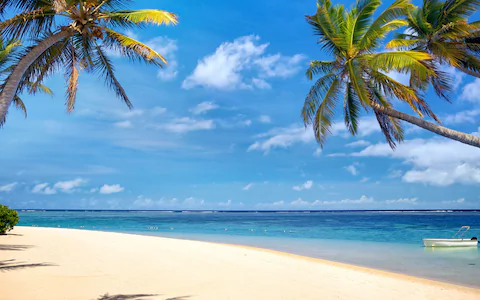
#> input picture Dominique_CV/cvpymug/beach.jpg, 480 x 300 px
$ python filters.py
#> lines starting #> are read from the running program, lines starting #| are printed output that depends on the picture
import numpy as np
import cv2
import matplotlib.pyplot as plt

img = cv2.imread('beach.jpg', cv2.IMREAD_COLOR)
#> img is the input picture: shape (300, 480, 3); mean B, G, R 186.9, 162.4, 122.9
img = cv2.cvtColor(img, cv2.COLOR_BGR2RGB)

img1 = cv2.GaussianBlur(img,(5,5),100)
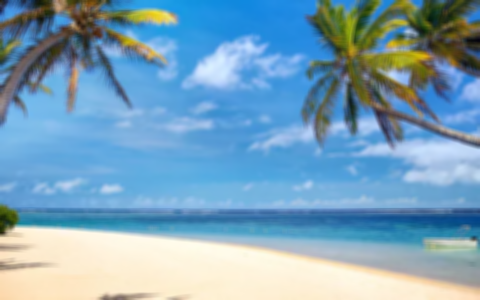
#> img1: shape (300, 480, 3); mean R, G, B 122.9, 162.4, 186.9

plt.subplot(1, 2, 1)
plt.imshow(img)
plt.title('original')
plt.xticks([])
plt.yticks([])

plt.subplot(1, 2, 2)
plt.imshow(img1)
plt.title('blurred')
plt.xticks([])
plt.yticks([])

plt.show()
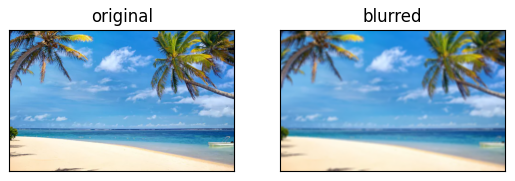
#> figure drawn by matplotlib, 2 panels

cv2.waitKey(0)
cv2.destroyAllWindows()

$ run again, with Dominique_CV/cvpymug/flowers.jpg copied over Dominique_CV/cvpymug/beach.jpg
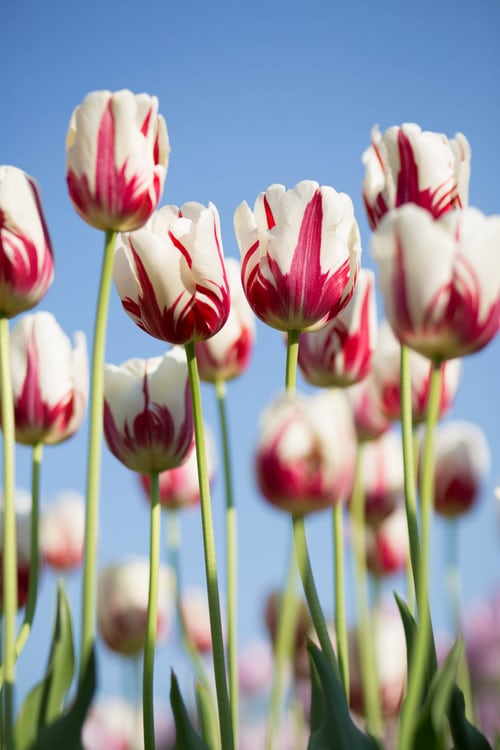
#> input picture Dominique_CV/cvpymug/flowers.jpg, 500 x 750 px
#> img is the input picture: shape (750, 500, 3); mean B, G, R 158.4, 151, 151.1
#> `img1 = cv2.GaussianBlur(img,(5,5),100)`:
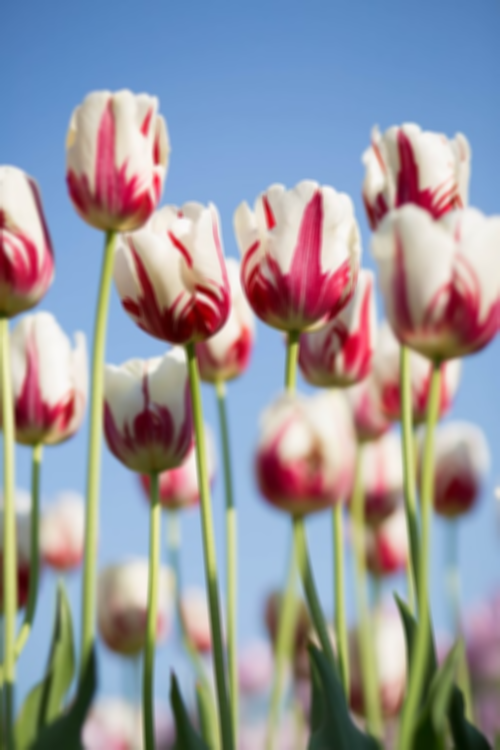
#> img1: shape (750, 500, 3); mean R, G, B 151.1, 151, 158.4
#> `plt.show()`:
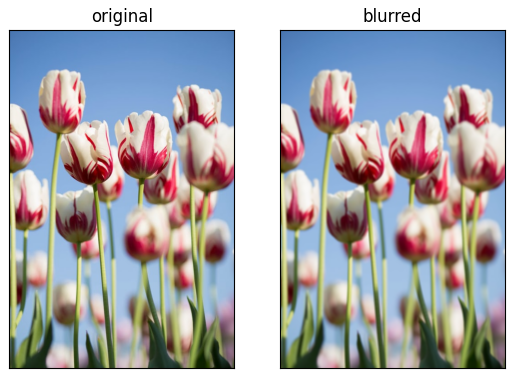
#> figure drawn by matplotlib, 2 panels

$ run again, with Dominique_CV/cvpymug/people.png saved as Dominique_CV/cvpymug/beach.jpg
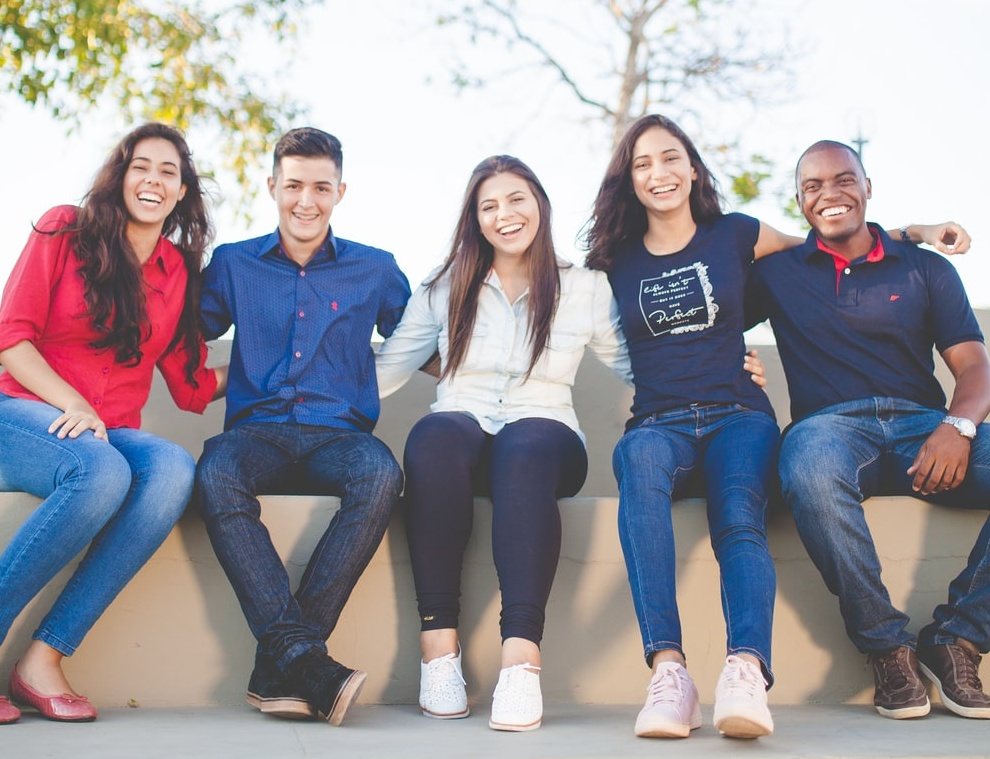
#> input picture Dominique_CV/cvpymug/people.png, 990 x 759 px
#> img is the input picture: shape (759, 990, 3); mean B, G, R 157.5, 149.8, 153.6
#> `plt.show()`:
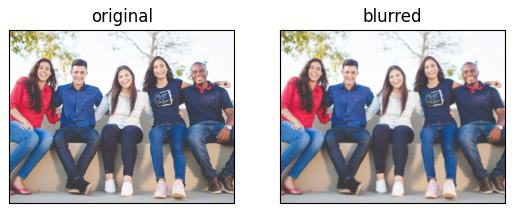
#> figure drawn by matplotlib, 2 panels

$ run again, with Dominique_CV/cvpymug/steamengine.png saved as Dominique_CV/cvpymug/beach.jpg
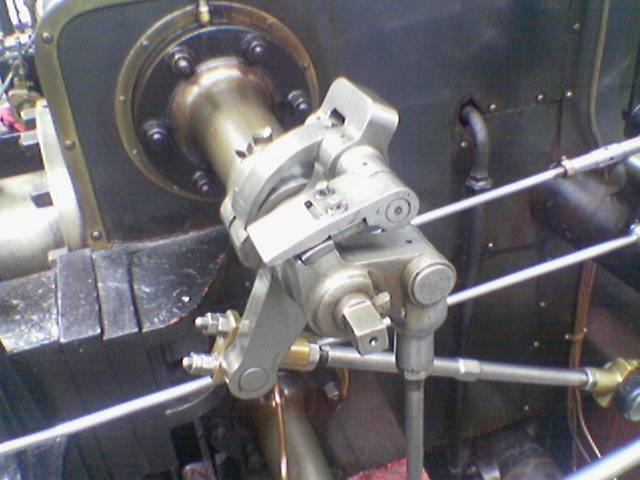
#> input picture Dominique_CV/cvpymug/steamengine.png, 640 x 480 px
#> img is the input picture: shape (480, 640, 3); mean B, G, R 108.9, 104.8, 106.3
#> `plt.show()`:
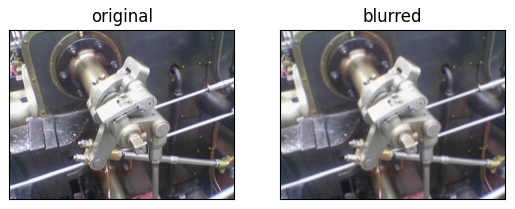
#> figure drawn by matplotlib, 2 panels
